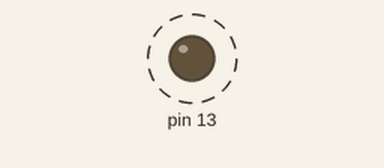
Simulated run of this sketch. Board: Arduino Uno, built with avr-gcc and run on an emulated ATmega328P. Shown: output pins drawn as LEDs (lit = HIGH). Dashed ring = blinking.

Above: at 0.5 s.
Timing chart, 0 to 4.6 s (numbered marks = the images above):
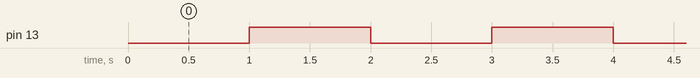

The sketch:

linguagem_c.ino
```cpp
// --- Interrupção ---
ISR(TIMER0_OVF_vect)
{
  static int baset1 = 0,           //variável local estática para base de tempo 1
             baset2 = 0;           //variável local estática para base de tempo 2

  TCNT0 = 0x06;                    //reinicializa Timer0

  //TEMPO de 1ms
  baset1 ++;                       //incrementa baset1 em 1 a cada ms
  baset2 ++;                       //incrementa baset2 em 1 a cada ms

  if (baset1 == 1000)
  {
    //TEMPO de 1000ms
    baset1 = 0;                    //reinicia baset1
    PORTB ^= (1 << PORTB5);        //inverte o estado de digital 13 (PB5)

  } //end if

  if (baset2 == 741)
  {
    //TEMPO de 741ms
    baset2 = 0;
    //um segundo evento que será controlado a cada 741ms

  } //end if

} //end ISR


// =========================================================
// --- Função Principal ---
int main()
{

  DDRB  |=  (1 << PORTB5);         //configura digital 13 (PB5) como saída
  PORTB &= ~(1 << PORTB5);         //inicializa digital 13 (PB5) em LOW

  cli();                           //desliga interrupções
  TCNT0  = 0x06;                   //inicia Timer0 para contar até 250
  TCCR0B = 0x03;                   //prescaler 1:64
  TIMSK0 = 0x01;                   //habilita interrupção do Timer0
  sei();                           //liga interrupções

  //BASE DE TEMPO PRINCIPAL = 62.5E-9 x 64 x 250 = 1ms

  while (1);                       //apenas aguarda interrupções

  return 0;                        //retorna 0 (precisa retornar algo, pois a função main é do tipo int)

} //end main


/* ============================================================================

                                       _
                                      / \
                                     |oo >
                                     _\=/_
                    ___         #   /  _  \   #
                   /<> \         \\//|/.\|\\//
                 _|_____|_        \/  \_/  \/
                | | === | |          |\ /|
                |_|  0  |_|          \_ _/
                 ||  0  ||           | | |
                 ||__*__||           | | |
                |* \___/ *|          []|[]
                /=\ /=\ /=\          | | |
  ________________[_]_[_]_[_]_________/_]_[_\_______________________________


  ============================================================================ */
/* --- Final do Programa --- */
```

Measured:
- by itself, pin 13: alternates HIGH for 1.0 s and LOW for 1.0 s
